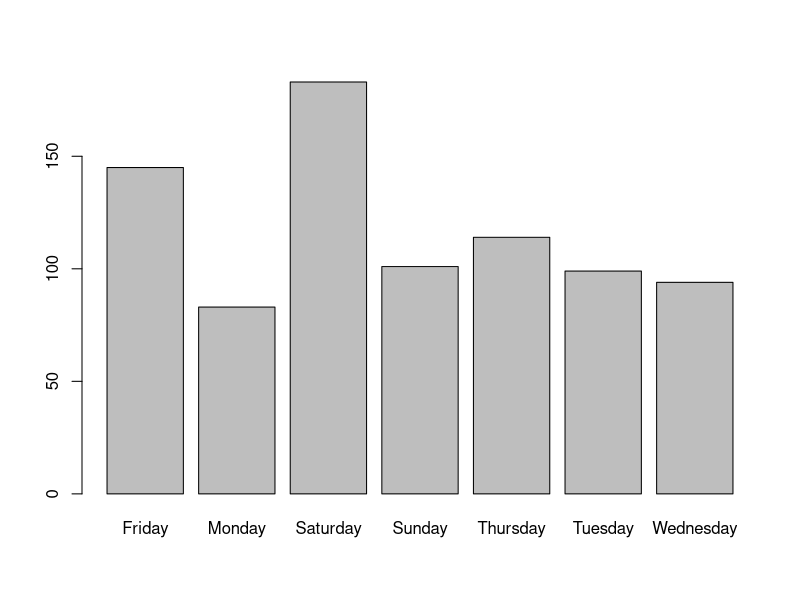
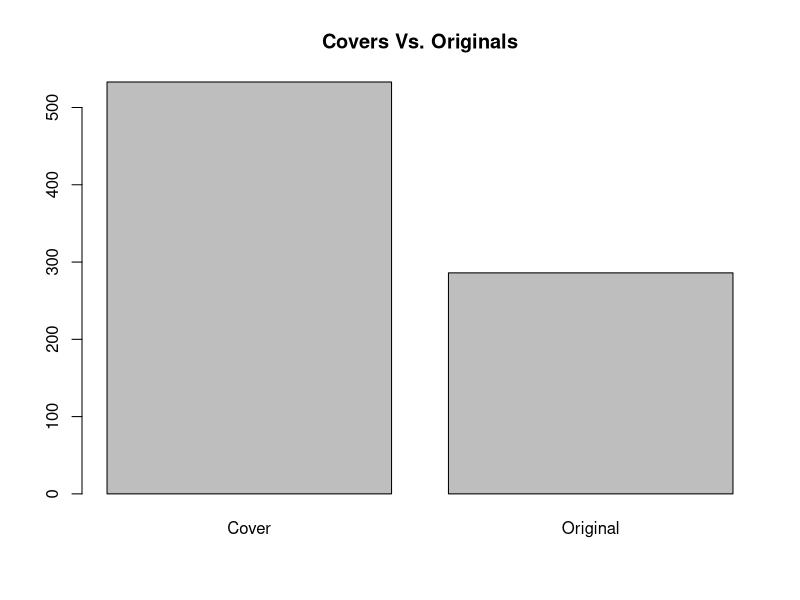
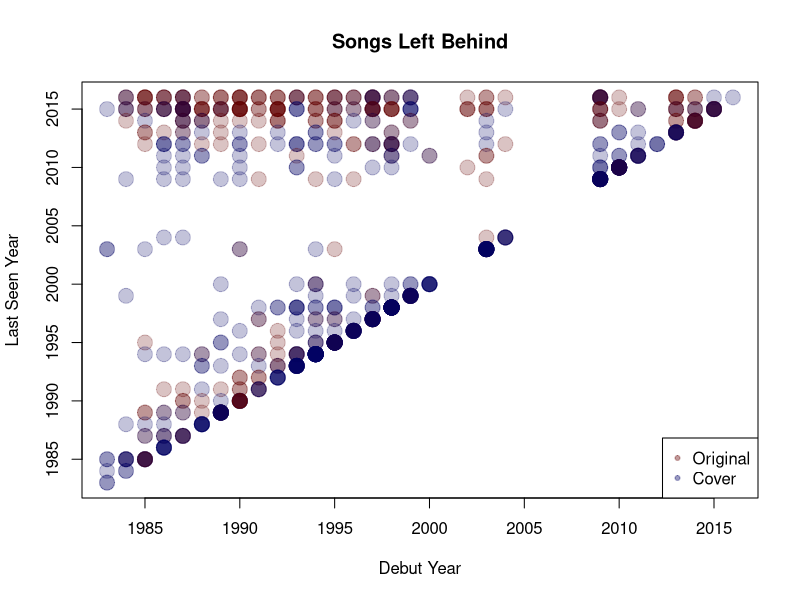
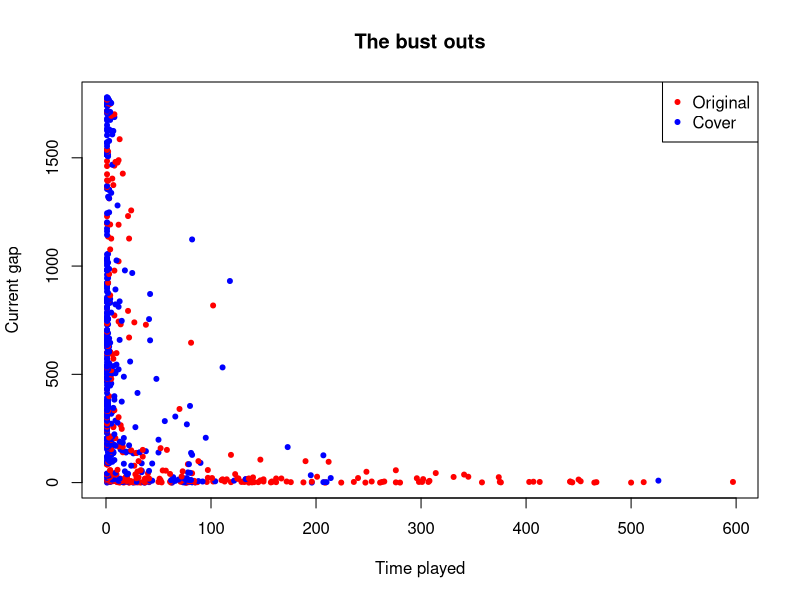
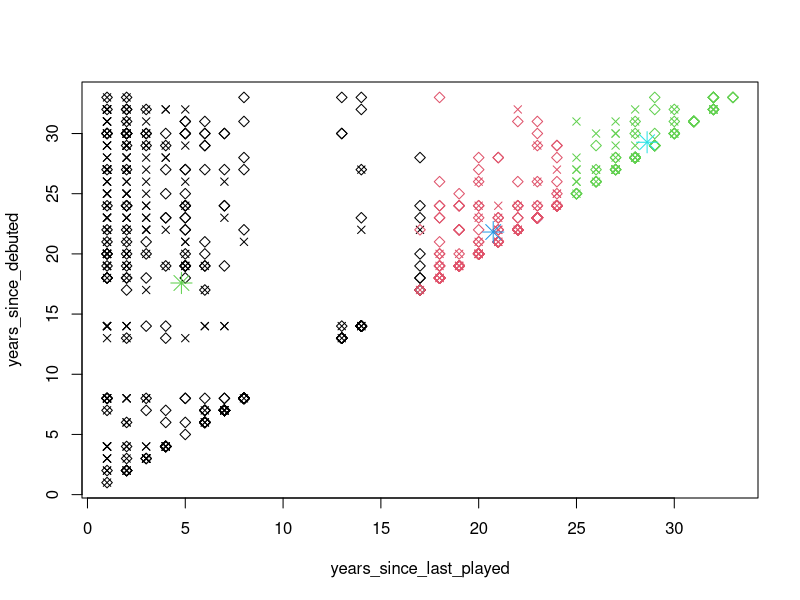
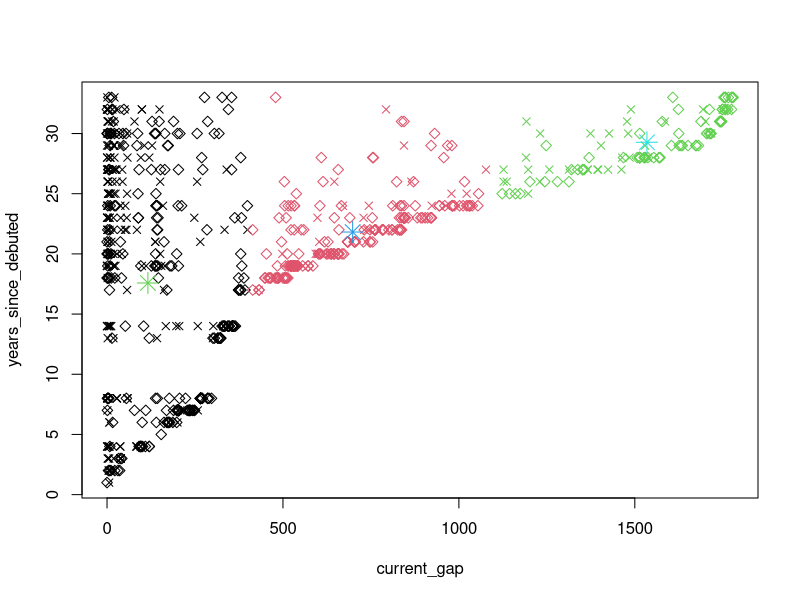
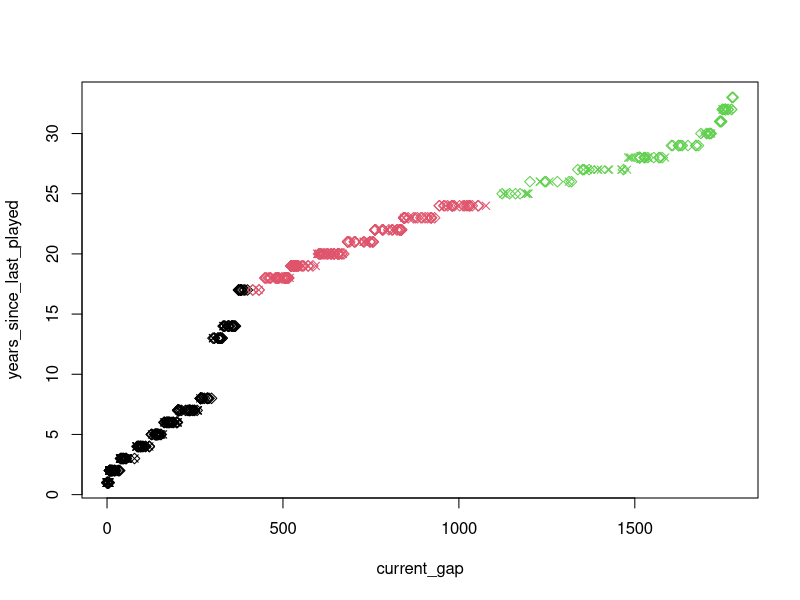

Here is the R script that generated these plots, in order:
## ---- chunk 1
knitr::opts_chunk$set(echo = TRUE)
## ---- chunk 2
require(gtable)
require(ggplot2)
library(gtable)
library(ggplot2)
## ---- chunk 3
yem <- read.csv("phish.csv",stringsAsFactors = FALSE,colClasses = c(NA,NA,NA,"Date","Date",NA))
head(yem)
## ---- chunk 4
nrow(yem)
## ---- chunk 5
barplot(table(weekdays(as.Date(yem$Debut))))
## ---- chunk 6
cover <- format(yem$Original.Artist)
cover2 <- rep("Cover",length(cover))
cover2[grepl("Phish",cover)] <- "Original"
## ---- chunk 7
barplot(table(cover2),main = "Covers Vs. Originals")

plot(as.numeric(format(as.Date(yem$Debut), "%Y")),as.numeric(format(as.Date(yem$Last.Seen), "%Y")), xlab="Debut Year", ylab="Last Seen Year",main="Songs Left Behind",pch=20,xlim=c(1983,2016),ylim=c(1983,2016), col=ifelse(cover2=="Original", rgb(100,0,0,60,maxColorValue=255),rgb(0,0,100,60,maxColorValue=255)), cex=3)
legend("bottomright",legend =c("Original","Cover"),col=c(rgb(100,0,0,100,maxColorValue=255),rgb(0,0,100,100,maxColorValue=255)),pch=20)
## ---- chunk 8
plot(yem$Times.Played,yem$Current.Gap,col=ifelse(cover2=="Original","red","blue"),pch=20,cex=1,main="The bust outs",xlab="Time played",ylab="Current gap")
legend("topright",legend =c("Original","Cover"),col=c("red","blue"),pch=20)
## ---- chunk 9
fluffhead = data.frame(
  "time_played" = yem$Times.Played,
  "current_gap" = yem$Current.Gap,
  "years_since_debuted" = floor(as.numeric(as.Date("2017", format="%Y") - yem$Debut)/365.25),
  "years_since_last_played" = floor(as.numeric(as.Date("2017", format="%Y") - yem$Last.Seen)/365.25),
  "is_original" = cover2
)
## ---- chunk 10
forbin = kmeans(fluffhead[c("time_played","current_gap","years_since_debuted","years_since_last_played")],3)
## ---- chunk 11
table(forbin$cluster, fluffhead$is_original)
## ---- chunk 12
plot(fluffhead[c("years_since_last_played","years_since_debuted")], col= forbin$cluster, pch=ifelse(fluffhead$is_original=="Original",4,5))
points(forbin$centers[,c("years_since_last_played","years_since_debuted")], col=3:5,pch=8,cex=2)
## ---- chunk 13
plot(fluffhead[c("current_gap","years_since_debuted")], col= forbin$cluster, pch=ifelse(fluffhead$is_original=="Original",4,5))
points(forbin$centers[,c("current_gap","years_since_debuted")], col=3:5,pch=8,cex=2)
## ---- chunk 14
plot(fluffhead[c("current_gap","years_since_last_played")], col= forbin$cluster, pch=ifelse(fluffhead$is_original=="Original",4,5))
